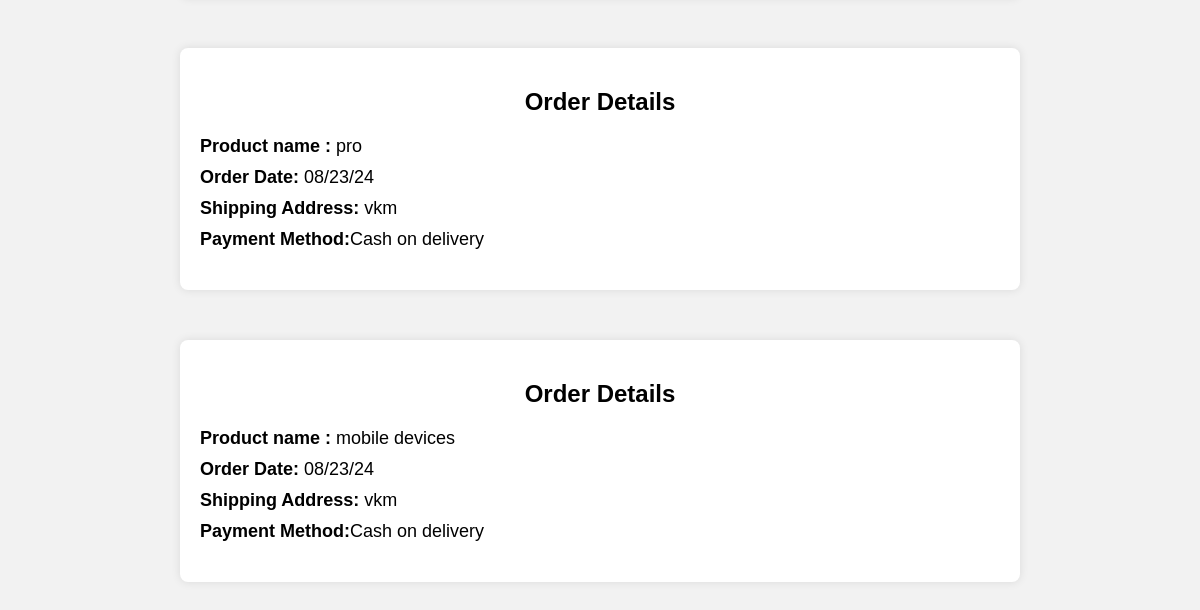
The page /orderdetails (signed in, lower part) on the database as committed earlier.
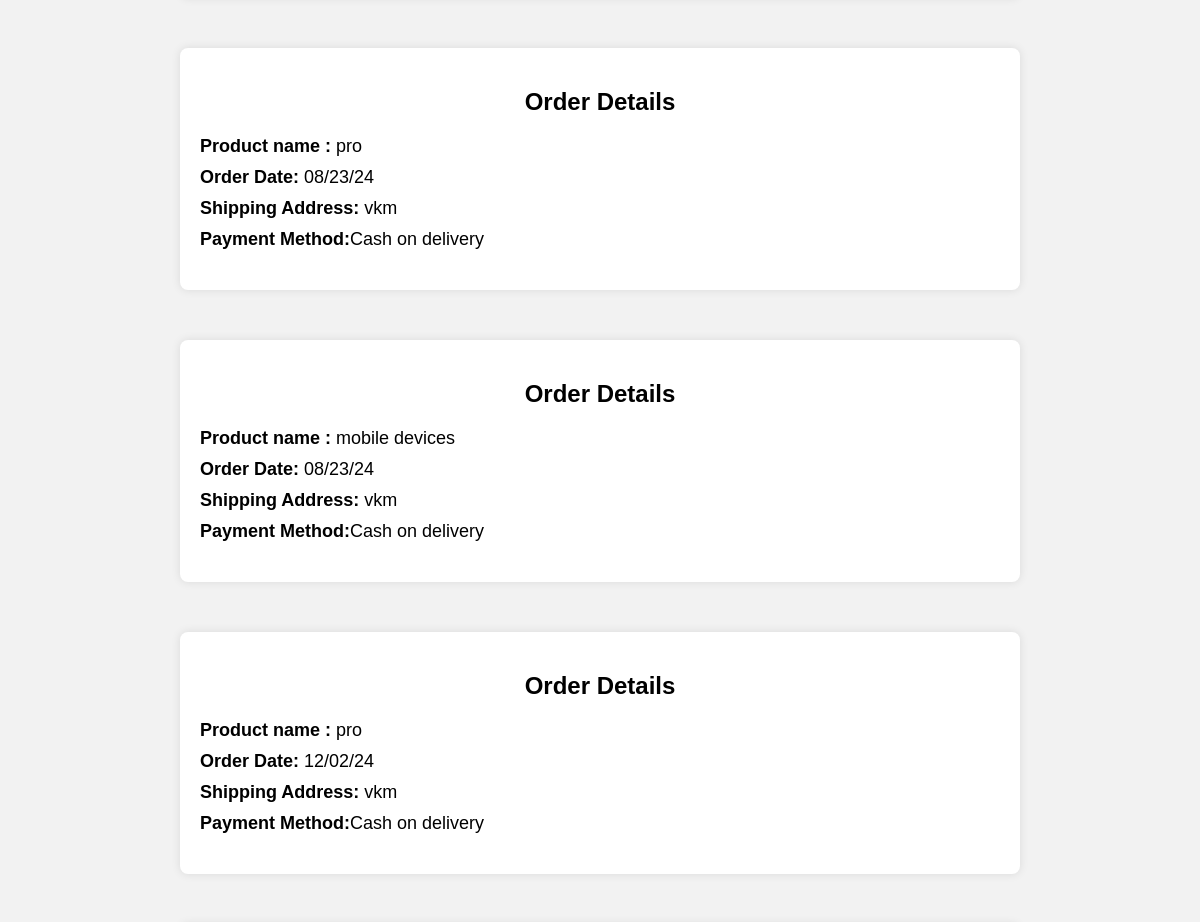
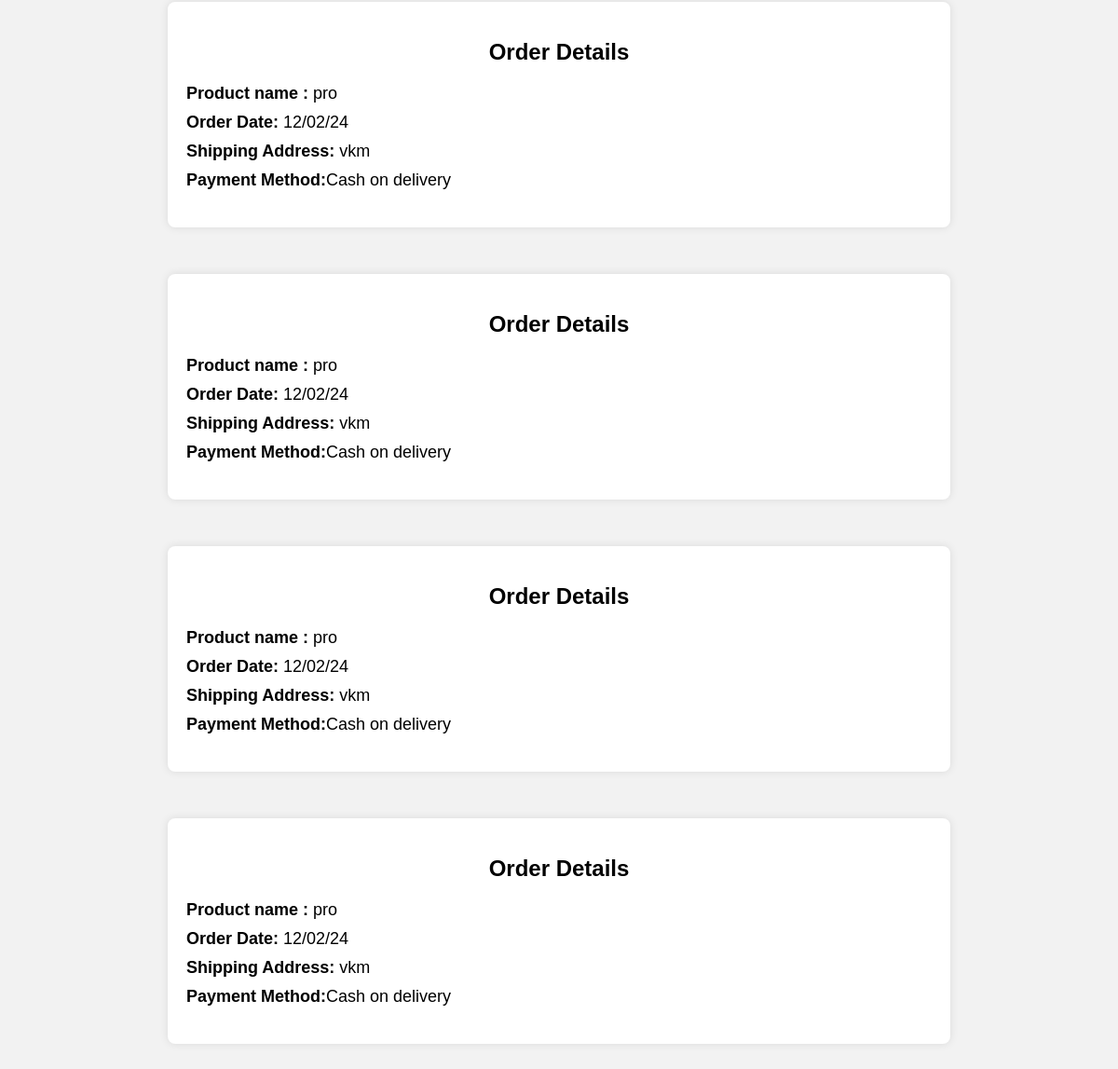
The same page on the database as committed later (2 pictures, top to bottom).
### app/models.py (models this page shows, shortened)
class buy(models.Model):
    product = models.ForeignKey(Product,on_delete=models.CASCADE)
    user = models.ForeignKey(Register,on_delete=models.CASCADE)
    date_of_buying = models.TextField()
    payment_status = models.BooleanField(default=False)
    quantity = models.IntegerField()
    price = models.IntegerField()
    del_boy=models.BooleanField(default=False)

class Product(models.Model):
    name = models.TextField()
    discription = models.TextField()
    price = models.IntegerField()
    category = models.TextField()
    quantity = models.IntegerField()
    offerprice = models.IntegerField()
    image = models.FileField()

class Register(models.Model):
    Email = models.EmailField(unique=True)
    name = models.TextField()
    phonenumber = models.IntegerField()
    password = models.IntegerField()
    location= models.TextField()

### app/views.py (the view)
# urls.py: path('orderdetails',views.order_details),
def order_details(req):
    data=buy.objects.filter(user=get_usr(req))
    return render(req,'orderdetails.html',{'data':data})

### app/views.py (called while the page is built)
def get_usr(req):
    data=Register.objects.get(Email=req.session['user'])
    return data

### template/orderdetails.html (shortened to what this page needs)
<!DOCTYPE html>
<html lang="en">
<head>
</head>
<body>
    {% for i in data %}
    <div class="order-container">
        <h2>Order Details</h2>
        <div class="order-details">
            <p><strong>Product name :</strong> {{i.product.name}}</p>
            <p><strong>Order Date:</strong> {{i.date_of_buying}}</p>
            <p><strong>Shipping Address:</strong> {{i.user.location}}</p>
            <p><strong>Payment Method:</strong>Cash on delivery</p>
        </div>
    </div>
    {% endfor %}
</body>
</html>

Rows that differ between the two databases and show on the page:
added buy: product.name "pro", date_of_buying "12/02/24", user.location "vkm"
added buy: product.name "pro", date_of_buying "12/02/24", user.location "vkm"
added buy: product.name "pro", date_of_buying "12/02/24", user.location "vkm"
added buy: product.name "pro", date_of_buying "12/02/24", user.location "vkm"
added buy: product.name "pro", date_of_buying "12/02/24", user.location "vkm"
